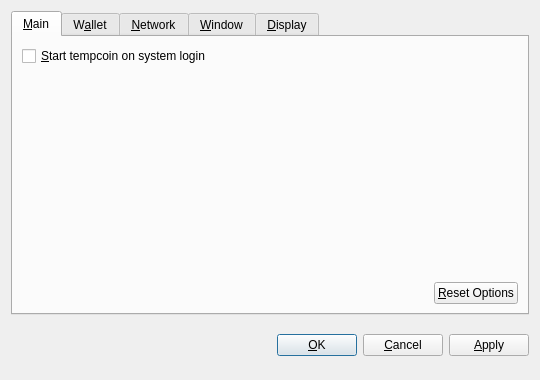
<?xml version="1.0" encoding="UTF-8"?>
<ui version="4.0">
 <class>OptionsDialog</class>
 <widget class="QDialog" name="OptionsDialog">
  <property name="geometry">
   <rect>
    <x>0</x>
    <y>0</y>
    <width>540</width>
    <height>380</height>
   </rect>
  </property>
  <property name="windowTitle">
   <string>Options</string>
  </property>
  <property name="modal">
   <bool>true</bool>
  </property>
  <layout class="QVBoxLayout" name="verticalLayout">
   <item>
    <widget class="QTabWidget" name="tabWidget">
     <property name="tabPosition">
      <enum>QTabWidget::North</enum>
     </property>
     <property name="currentIndex">
      <number>0</number>
     </property>
     <widget class="QWidget" name="tabMain">
      <attribute name="title">
       <string>&amp;Main</string>
      </attribute>
      <layout class="QVBoxLayout" name="verticalLayout_Main">
       <item>
        <widget class="QCheckBox" name="bitcoinAtStartup">
         <property name="toolTip">
          <string>Automatically start tempcoin after logging in to the system.</string>
         </property>
         <property name="text">
          <string>&amp;Start tempcoin on system login</string>
         </property>
        </widget>
       </item>
       <item>
        <spacer name="verticalSpacer_Main">
         <property name="orientation">
          <enum>Qt::Vertical</enum>
         </property>
         <property name="sizeHint" stdset="0">
          <size>
           <width>20</width>
           <height>40</height>
          </size>
         </property>
        </spacer>
       </item>
       <item>
        <layout class="QHBoxLayout" name="horizontalLayout_2_Main">
         <item>
          <spacer name="horizontalSpacer_2_Main">
           <property name="orientation">
            <enum>Qt::Horizontal</enum>
           </property>
           <property name="sizeHint" stdset="0">
            <size>
             <width>40</width>
             <height>20</height>
            </size>
           </property>
          </spacer>
         </item>
         <item>
          <widget class="QPushButton" name="resetButton">
           <property name="toolTip">
            <string>Reset all client options to default.</string>
           </property>
           <property name="text">
            <string>&amp;Reset Options</string>
           </property>
           <property name="autoDefault">
            <bool>false</bool>
           </property>
          </widget>
         </item>
        </layout>
       </item>
      </layout>
     </widget>
     <widget class="QWidget" name="tabWallet">
      <attribute name="title">
       <string>W&amp;allet</string>
      </attribute>
      <layout class="QVBoxLayout" name="verticalLayout_Network">
       <item>
        <widget class="QLabel" name="transactionFeeInfoLabel">
         <property name="text">
          <string>Optional transaction fee per kB that helps make sure your transactions are processed quickly. Most transactions are 1 kB.</string>
         </property>
         <property name="textFormat">
          <enum>Qt::PlainText</enum>
         </property>
         <property name="wordWrap">
          <bool>true</bool>
         </property>
        </widget>
       </item>
       <item>
        <layout class="QHBoxLayout" name="horizontalLayout_1_Main">
         <item>
          <widget class="QLabel" name="transactionFeeLabel">
           <property name="text">
            <string>Pay transaction &amp;fee</string>
           </property>
           <property name="textFormat">
            <enum>Qt::PlainText</enum>
           </property>
           <property name="buddy">
            <cstring>transactionFee</cstring>
           </property>
          </widget>
         </item>
         <item>
          <widget class="BitcoinAmountField" name="transactionFee"/>
         </item>
         <item>
          <spacer name="horizontalSpacer_1_Main">
           <property name="orientation">
            <enum>Qt::Horizontal</enum>
           </property>
           <property name="sizeHint" stdset="0">
            <size>
             <width>40</width>
             <height>20</height>
            </size>
           </property>
          </spacer>
         </item>
        </layout>
       </item>
       <item>
        <widget class="QLabel" name="label">
         <property name="text">
          <string>If you disable the spending of unconfirmed change, the change from a transaction cannot be used until that transaction has at least one confirmation. This also affects how your balance is computed.</string>
         </property>
         <property name="wordWrap">
          <bool>true</bool>
         </property>
        </widget>
       </item>
       <item>
        <widget class="QCheckBox" name="spendZeroConfChange">
         <property name="text">
          <string>Spend unconfirmed change  (experts only)</string>
         </property>
        </widget>
       </item>
       <item>
        <spacer name="verticalSpacer">
         <property name="orientation">
          <enum>Qt::Vertical</enum>
         </property>
         <property name="sizeHint" stdset="0">
          <size>
           <width>20</width>
           <height>40</height>
          </size>
         </property>
        </spacer>
       </item>
      </layout>
     </widget>
     <widget class="QWidget" name="tabNetwork">
      <attribute name="title">
       <string>&amp;Network</string>
      </attribute>
      <layout class="QVBoxLayout" name="verticalLayout_Network">
       <item>
        <widget class="QCheckBox" name="mapPortUpnp">
         <property name="toolTip">
          <string>Automatically open the tempcoin client port on the router. This only works when your router supports UPnP and it is enabled.</string>
         </property>
         <property name="text">
          <string>Map port using &amp;UPnP</string>
         </property>
        </widget>
       </item>
       <item>
        <widget class="QCheckBox" name="connectSocks">
         <property name="toolTip">
          <string>Connect to the tempcoin network through a SOCKS proxy (e.g. when connecting through Tor).</string>
         </property>
         <property name="text">
          <string>&amp;Connect through SOCKS proxy:</string>
         </property>
        </widget>
       </item>
       <item>
        <layout class="QHBoxLayout" name="horizontalLayout_Network">
         <item>
          <widget class="QLabel" name="proxyIpLabel">
           <property name="text">
            <string>Proxy &amp;IP:</string>
           </property>
           <property name="textFormat">
            <enum>Qt::PlainText</enum>
           </property>
           <property name="buddy">
            <cstring>proxyIp</cstring>
           </property>
          </widget>
         </item>
         <item>
          <widget class="QValidatedLineEdit" name="proxyIp">
           <property name="maximumSize">
            <size>
             <width>140</width>
             <height>16777215</height>
            </size>
           </property>
           <property name="toolTip">
            <string>IP address of the proxy (e.g. 172.30.1.9)</string>
           </property>
          </widget>
         </item>
         <item>
          <widget class="QLabel" name="proxyPortLabel">
           <property name="text">
            <string>&amp;Port:</string>
           </property>
           <property name="textFormat">
            <enum>Qt::PlainText</enum>
           </property>
           <property name="buddy">
            <cstring>proxyPort</cstring>
           </property>
          </widget>
         </item>
         <item>
          <widget class="QLineEdit" name="proxyPort">
           <property name="maximumSize">
            <size>
             <width>55</width>
             <height>16777215</height>
            </size>
           </property>
           <property name="toolTip">
            <string>Port of the proxy (e.g. 9050)</string>
           </property>
          </widget>
         </item>
         <item>
          <widget class="QLabel" name="socksVersionLabel">
           <property name="text">
            <string>SOCKS &amp;Version:</string>
           </property>
           <property name="textFormat">
            <enum>Qt::PlainText</enum>
           </property>
           <property name="buddy">
            <cstring>socksVersion</cstring>
           </property>
          </widget>
         </item>
         <item>
          <widget class="QValueComboBox" name="socksVersion">
           <property name="toolTip">
            <string>SOCKS version of the proxy (e.g. 5)</string>
           </property>
          </widget>
         </item>
         <item>
          <spacer name="horizontalSpacer_Network">
           <property name="orientation">
            <enum>Qt::Horizontal</enum>
           </property>
           <property name="sizeHint" stdset="0">
            <size>
             <width>40</width>
             <height>20</height>
            </size>
           </property>
          </spacer>
         </item>
        </layout>
       </item>
       <item>
        <spacer name="verticalSpacer_Network">
         <property name="orientation">
          <enum>Qt::Vertical</enum>
         </property>
         <property name="sizeHint" stdset="0">
          <size>
           <width>20</width>
           <height>40</height>
          </size>
         </property>
        </spacer>
       </item>
      </layout>
     </widget>
     <widget class="QWidget" name="tabWindow">
      <attribute name="title">
       <string>&amp;Window</string>
      </attribute>
      <layout class="QVBoxLayout" name="verticalLayout_Window">
       <item>
        <widget class="QCheckBox" name="minimizeToTray">
         <property name="toolTip">
          <string>Show only a tray icon after minimizing the window.</string>
         </property>
         <property name="text">
          <string>&amp;Minimize to the tray instead of the taskbar</string>
         </property>
        </widget>
       </item>
       <item>
        <widget class="QCheckBox" name="minimizeOnClose">
         <property name="toolTip">
          <string>Minimize instead of exit the application when the window is closed. When this option is enabled, the application will be closed only after selecting Quit in the menu.</string>
         </property>
         <property name="text">
          <string>M&amp;inimize on close</string>
         </property>
        </widget>
       </item>
       <item>
        <spacer name="verticalSpacer_Window">
         <property name="orientation">
          <enum>Qt::Vertical</enum>
         </property>
         <property name="sizeHint" stdset="0">
          <size>
           <width>20</width>
           <height>40</height>
          </size>
         </property>
        </spacer>
       </item>
      </layout>
     </widget>
     <widget class="QWidget" name="tabDisplay">
      <attribute name="title">
       <string>&amp;Display</string>
      </attribute>
      <layout class="QVBoxLayout" name="verticalLayout_Display">
       <item>
        <layout class="QHBoxLayout" name="horizontalLayout_1_Display">
         <item>
          <widget class="QLabel" name="langLabel">
           <property name="text">
            <string>User Interface &amp;language:</string>
           </property>
           <property name="textFormat">
            <enum>Qt::PlainText</enum>
           </property>
           <property name="buddy">
            <cstring>lang</cstring>
           </property>
          </widget>
         </item>
         <item>
          <widget class="QValueComboBox" name="lang">
           <property name="toolTip">
            <string>The user interface language can be set here. This setting will take effect after restarting tempcoin.</string>
           </property>
          </widget>
         </item>
        </layout>
       </item>
       <item>
        <layout class="QHBoxLayout" name="horizontalLayout_2_Display">
         <item>
          <widget class="QLabel" name="unitLabel">
           <property name="text">
            <string>&amp;Unit to show amounts in:</string>
           </property>
           <property name="textFormat">
            <enum>Qt::PlainText</enum>
           </property>
           <property name="buddy">
            <cstring>unit</cstring>
           </property>
          </widget>
         </item>
         <item>
          <widget class="QValueComboBox" name="unit">
           <property name="toolTip">
            <string>Choose the default subdivision unit to show in the interface and when sending coins.</string>
           </property>
          </widget>
         </item>
        </layout>
       </item>
       <item>
        <widget class="QCheckBox" name="displayAddresses">
         <property name="toolTip">
          <string>Whether to show tempcoin addresses in the transaction list or not.</string>
         </property>
         <property name="text">
          <string>&amp;Display addresses in transaction list</string>
         </property>
        </widget>
       </item>
       <item>
        <widget class="QCheckBox" name="coinControlFeatures">
         <property name="toolTip">
          <string>Whether to show coin control features or not.</string>
         </property>
         <property name="text">
          <string>Display coin &amp;control features (experts only!)</string>
         </property>
        </widget>
       </item>
       <item>
        <spacer name="verticalSpacer_Display">
         <property name="orientation">
          <enum>Qt::Vertical</enum>
         </property>
         <property name="sizeHint" stdset="0">
          <size>
           <width>20</width>
           <height>40</height>
          </size>
         </property>
        </spacer>
       </item>
      </layout>
     </widget>
    </widget>
   </item>
   <item>
    <layout class="QHBoxLayout" name="horizontalLayout_Buttons">
     <item>
      <spacer name="horizontalSpacer_1">
       <property name="orientation">
        <enum>Qt::Horizontal</enum>
       </property>
       <property name="sizeHint" stdset="0">
        <size>
         <width>40</width>
         <height>48</height>
        </size>
       </property>
      </spacer>
     </item>
     <item>
      <widget class="QLabel" name="statusLabel">
       <property name="font">
        <font>
         <weight>75</weight>
         <bold>true</bold>
        </font>
       </property>
       <property name="text">
        <string/>
       </property>
       <property name="textFormat">
        <enum>Qt::PlainText</enum>
       </property>
       <property name="wordWrap">
        <bool>true</bool>
       </property>
      </widget>
     </item>
     <item>
      <spacer name="horizontalSpacer_2">
       <property name="orientation">
        <enum>Qt::Horizontal</enum>
       </property>
       <property name="sizeHint" stdset="0">
        <size>
         <width>40</width>
         <height>48</height>
        </size>
       </property>
      </spacer>
     </item>
     <item>
      <widget class="QPushButton" name="okButton">
       <property name="text">
        <string>&amp;OK</string>
       </property>
      </widget>
     </item>
     <item>
      <widget class="QPushButton" name="cancelButton">
       <property name="text">
        <string>&amp;Cancel</string>
       </property>
       <property name="autoDefault">
        <bool>false</bool>
       </property>
      </widget>
     </item>
     <item>
      <widget class="QPushButton" name="applyButton">
       <property name="text">
        <string>&amp;Apply</string>
       </property>
       <property name="autoDefault">
        <bool>false</bool>
       </property>
      </widget>
     </item>
    </layout>
   </item>
  </layout>
 </widget>
 <customwidgets>
  <customwidget>
   <class>BitcoinAmountField</class>
   <extends>QSpinBox</extends>
   <header>bitcoinamountfield.h</header>
  </customwidget>
  <customwidget>
   <class>QValueComboBox</class>
   <extends>QComboBox</extends>
   <header>qvaluecombobox.h</header>
  </customwidget>
  <customwidget>
   <class>QValidatedLineEdit</class>
   <extends>QLineEdit</extends>
   <header>qvalidatedlineedit.h</header>
  </customwidget>
 </customwidgets>
 <resources/>
 <connections/>
</ui>
